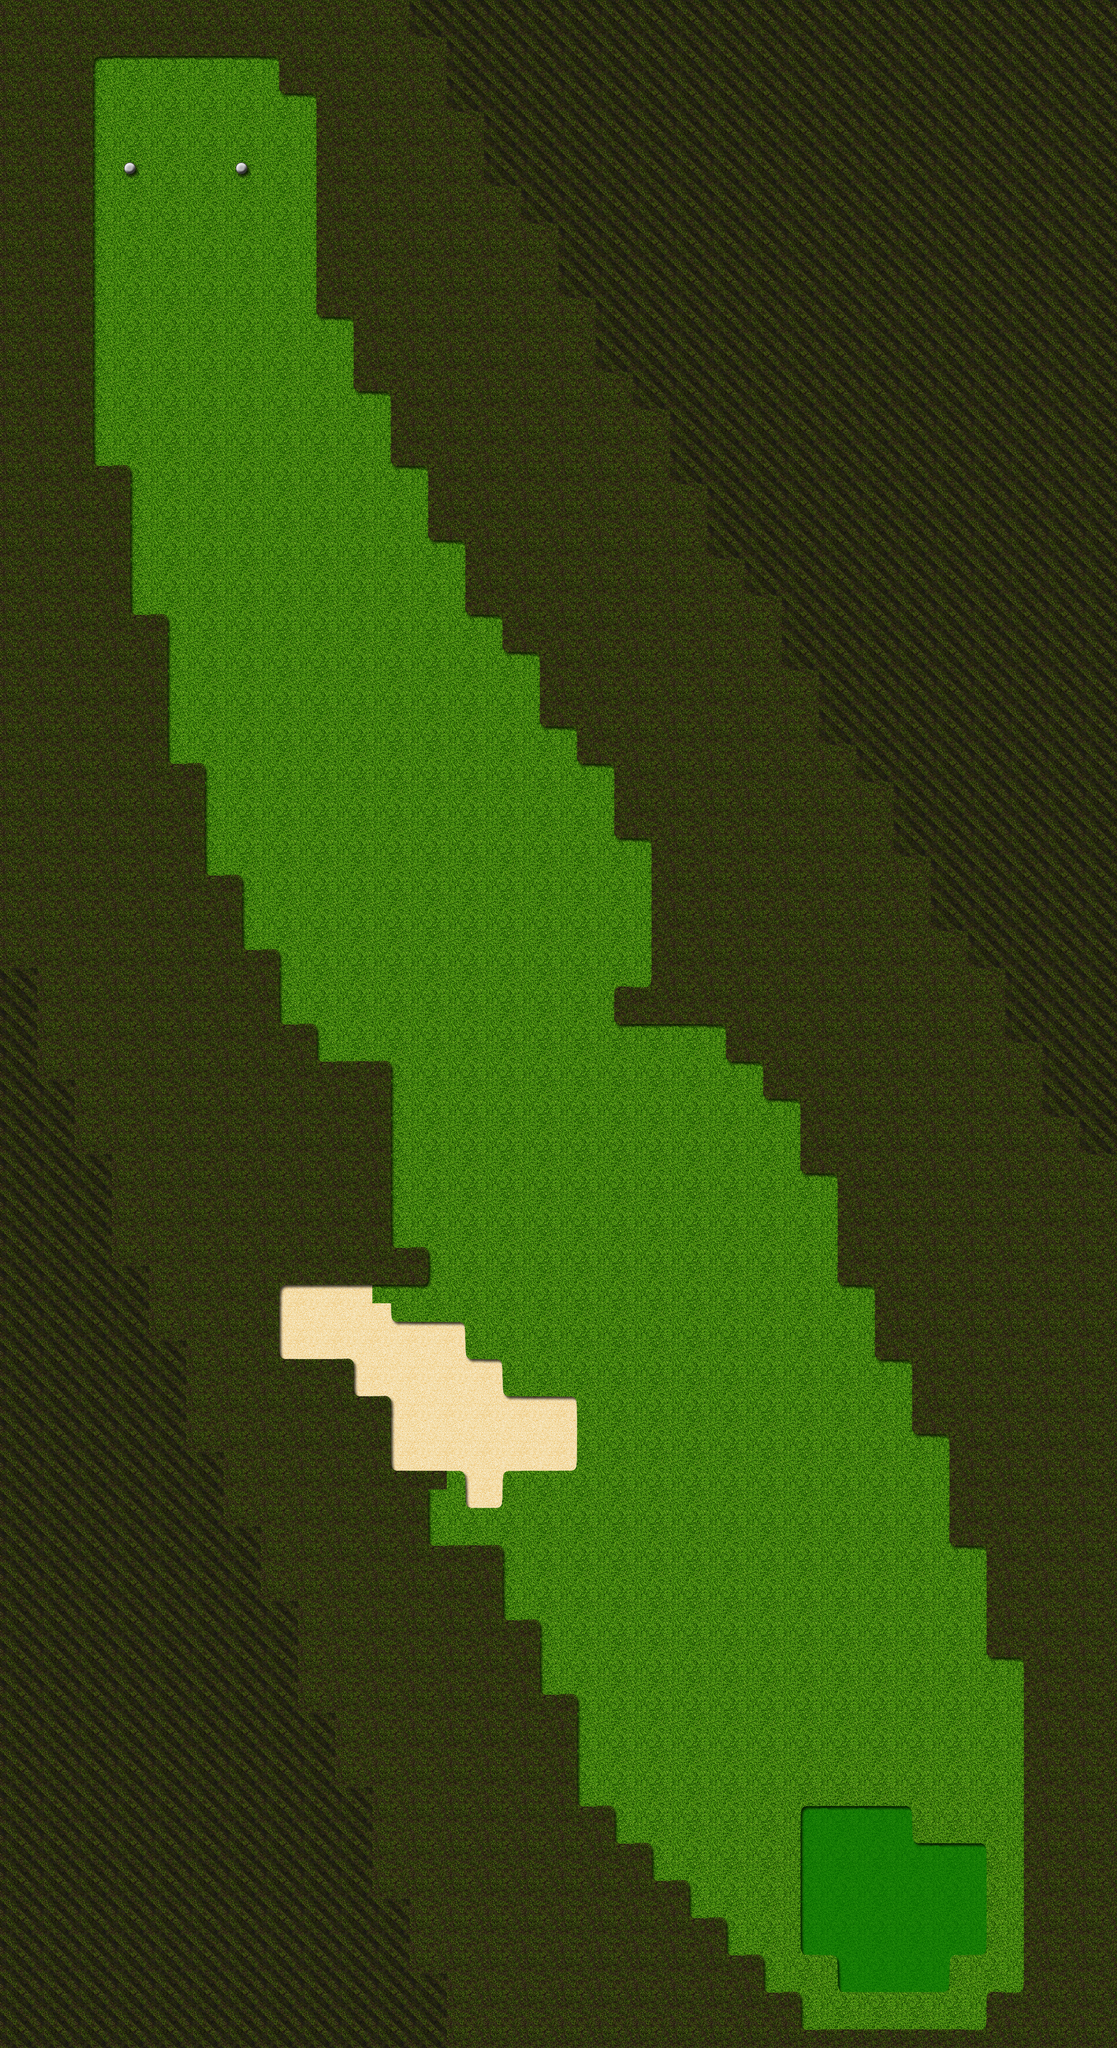

Tiled map render using the project's own tile images. Description and the map definition, with tile-layer contents summarised, below:
An orthogonal 30x55 tile map with 64x64 px tiles, 1 tile layer (Tile Layer 1), 2 tilesets and 58 objects (Hole, Tee).

<map version="1.0" orientation="orthogonal" width="30" height="55" tilewidth="64" tileheight="64">
 <tileset firstgid="1" name="Golf" tilewidth="64" tileheight="64">
  <image source="tilemap.png" width="1024" height="1024" />
  <terraintypes>
   <terrain name="Rough" tile="0" />
   <terrain name="Fairway" tile="1" />
   <terrain name="Green" tile="16" />
   <terrain name="Bunker" tile="17" />
   <terrain name="Water" tile="19" />
  </terraintypes>
  <tile id="0" terrain="0,0,0,0" />
  <tile id="1" terrain="1,1,1,1" />
  <tile id="4" terrain="1,2,1,2" />
  <tile id="5" terrain="2,1,2,1" />
  <tile id="6" terrain="1,1,1,2" />
  <tile id="7" terrain="1,1,2,1" />
  <tile id="16" terrain="2,2,2,2" />
  <tile id="17" terrain="3,3,3,3" />
  <tile id="19" terrain="4,4,4,4" />
  <tile id="20" terrain="2,2,1,1" />
  <tile id="21" terrain="1,1,2,2" />
  <tile id="22" terrain="1,2,1,1" />
  <tile id="23" terrain="2,1,1,1" />
  <tile id="32" terrain="1,1,1,3" />
  <tile id="33" terrain="1,1,3,1" />
  <tile id="34" terrain="3,3,3,1" />
  <tile id="35" terrain="3,3,1,3" />
  <tile id="44" terrain="1,3,1,3" />
  <tile id="45" terrain="3,1,3,1" />
  <tile id="46" terrain="1,1,1,4" />
  <tile id="47" terrain="1,1,4,1" />
  <tile id="48" terrain="1,3,1,1" />
  <tile id="49" terrain="3,1,1,1" />
  <tile id="50" terrain="3,1,3,3" />
  <tile id="51" terrain="1,3,3,3" />
  <tile id="60" terrain="3,3,1,1" />
  <tile id="61" terrain="1,1,3,3" />
  <tile id="62" terrain="1,4,1,1" />
  <tile id="63" terrain="4,1,1,1" />
  <tile id="64" terrain="4,4,4,1" />
  <tile id="65" terrain="4,4,1,4" />
  <tile id="74" terrain="1,4,1,4" />
  <tile id="75" terrain="4,1,4,1" />
  <tile id="76" terrain="0,0,0,1" />
  <tile id="77" terrain="0,0,1,0" />
  <tile id="78" terrain="1,1,1,0" />
  <tile id="79" terrain="1,1,0,1" />
  <tile id="80" terrain="4,1,4,4" />
  <tile id="81" terrain="1,4,4,4" />
  <tile id="90" terrain="4,4,1,1" />
  <tile id="91" terrain="1,1,4,4" />
  <tile id="92" terrain="0,1,0,0" />
  <tile id="93" terrain="1,0,0,0" />
  <tile id="94" terrain="1,0,1,1" />
  <tile id="95" terrain="0,1,1,1" />
  <tile id="104" terrain="0,1,0,1" />
  <tile id="105" terrain="1,0,1,0" />
  <tile id="106" terrain="3,3,3,0" />
  <tile id="107" terrain="3,3,0,3" />
  <tile id="108" terrain="0,0,0,3" />
  <tile id="109" terrain="0,0,3,0" />
  <tile id="120" terrain="1,1,0,0" />
  <tile id="121" terrain="0,0,1,1" />
  <tile id="122" terrain="3,0,3,3" />
  <tile id="123" terrain="0,3,3,3" />
  <tile id="124" terrain="0,3,0,0" />
  <tile id="125" terrain="3,0,0,0" />
  <tile id="134" terrain="0,3,0,3" />
  <tile id="135" terrain="3,0,3,0" />
  <tile id="136" terrain="0,0,0,4" />
  <tile id="137" terrain="0,0,4,0" />
  <tile id="138" terrain="4,4,4,0" />
  <tile id="139" terrain="4,4,0,4" />
  <tile id="150" terrain="3,3,0,0" />
  <tile id="151" terrain="0,0,3,3" />
  <tile id="152" terrain="0,4,0,0" />
  <tile id="153" terrain="4,0,0,0" />
  <tile id="154" terrain="4,0,4,4" />
  <tile id="155" terrain="0,4,4,4" />
  <tile id="164" terrain="0,4,0,4" />
  <tile id="165" terrain="4,0,4,0" />
  <tile id="166" terrain="2,2,2,1" />
  <tile id="167" terrain="2,2,1,2" />
  <tile id="180" terrain="4,4,0,0" />
  <tile id="181" terrain="0,0,4,4" />
  <tile id="182" terrain="2,1,2,2" />
  <tile id="183" terrain="1,2,2,2" />
 </tileset>
 <tileset firstgid="257" name="Trees" tilewidth="256" tileheight="256">
  <image source="tree_tiles.png" width="512" height="512" />
 </tileset>
 <layer name="Tile Layer 1" width="30" height="55">
  <data>[1650 cells, 1650 non-empty, 44 distinct tile ids]</data>
 </layer>
 <objectgroup name="Object Layer 1" width="30" height="55">
  <object name="Hole" x="1546" y="3293">
   <ellipse />
  </object>
  <object name="Tee" x="329" y="268">
   <ellipse />
  </object>
 </objectgroup>
 <objectgroup name="Object Layer 2" width="30" height="55">
  <object gid="257" x="742" y="325" />
  <object gid="257" x="1120" y="270" />
  <object gid="257" x="993" y="592" />
  <object gid="257" x="1575" y="534" />
  <object gid="257" x="1363" y="925" />
  <object gid="257" x="1536" y="1261" />
  <object gid="257" x="1651" y="1628" />
  <object gid="257" x="1348" y="1604" />
  <object gid="257" x="1581" y="2010" />
  <object gid="257" x="554" y="3531" />
  <object gid="257" x="269" y="3546" />
  <object gid="257" x="75" y="3204" />
  <object gid="257" x="360" y="3064" />
  <object gid="257" x="36" y="2670" />
  <object gid="257" x="-19" y="2149" />
  <object gid="258" x="393" y="3413" />
  <object gid="258" x="102" y="3446" />
  <object gid="258" x="181" y="2861" />
  <object gid="258" x="-107" y="2876" />
  <object gid="258" x="27" y="2434" />
  <object gid="258" x="1657" y="2464" />
  <object gid="258" x="1727" y="1970" />
  <object gid="258" x="1378" y="1734" />
  <object gid="258" x="1396" y="1367" />
  <object gid="258" x="1678" y="1122" />
  <object gid="258" x="1366" y="773" />
  <object gid="258" x="1478" y="383" />
  <object gid="258" x="1630" y="243" />
  <object gid="258" x="1730" y="722" />
  <object gid="258" x="1193" y="507" />
  <object gid="258" x="884" y="267" />
  <object gid="259" x="917" y="455" />
  <object gid="259" x="1190" y="728" />
  <object gid="259" x="1481" y="483" />
  <object gid="259" x="1287" y="264" />
  <object gid="259" x="1739" y="419" />
  <object gid="259" x="1487" y="870" />
  <object gid="259" x="1305" y="1252" />
  <object gid="259" x="1717" y="1483" />
  <object gid="259" x="1630" y="2249" />
  <object gid="259" x="-28" y="3576" />
  <object gid="259" x="242" y="3216" />
  <object gid="259" x="66" y="3007" />
  <object gid="259" x="145" y="2658" />
  <object gid="259" x="263" y="2186" />
  <object gid="260" x="469" y="3261" />
  <object gid="260" x="-19" y="3310" />
  <object gid="260" x="151" y="3010" />
  <object gid="260" x="-52" y="2516" />
  <object gid="260" x="1375" y="1707" />
  <object gid="260" x="1005" y="1022" />
  <object gid="260" x="1272" y="955" />
  <object gid="260" x="1475" y="1070" />
  <object gid="260" x="1363" y="534" />
  <object gid="260" x="669" y="480" />
  <object gid="260" x="1439" y="180" />
 </objectgroup>
</map>
